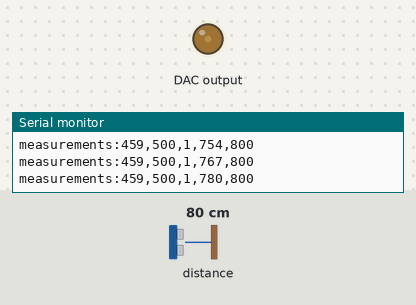
This sketch was run on a simulated Arduino Uno, built with avr-gcc and run on an emulated ATmega328P. On the bench: output pins drawn as LEDs (lit = HIGH), the last lines printed to the serial monitor. Wiring (inferred from the names in the program): MCP4725 DAC at I2C address 0x60. The test bench sets the inputs (shaded band); at power-on: distance to the obstacle 80 cm.

Above: at 3.1 s.
At 11.9 s:
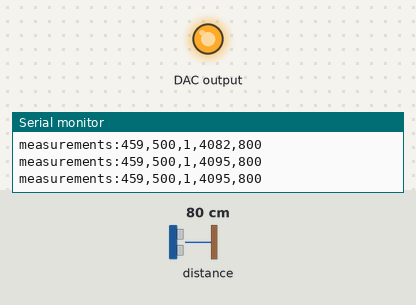
At 26.3 s:
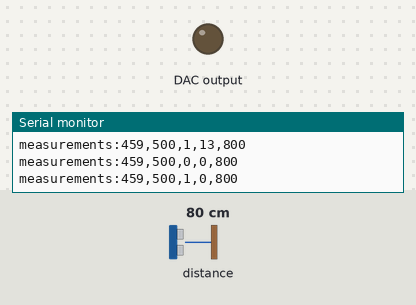
At 37.92 s:
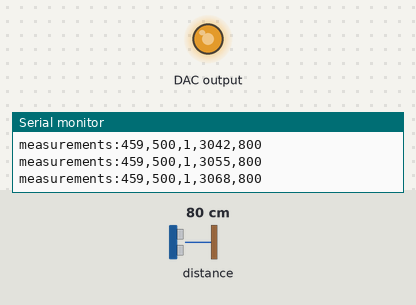
Timing chart, 0 to 40.0 s (numbered marks = the images above):
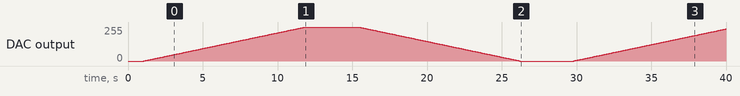

The sketch:

data2csv3.ino
```cpp
#include <VL53L0X.h>
#include <Wire.h>

VL53L0X sensor;
uint8_t MCP4725_ADDRESS = 0x60;  // mcp4725 address

// get milli order dt data of Arduiono
int getMilliDt();
// get distance data from VL53L0X
int getDistance();
// set DAC-out voltage
void setDac(uint16_t target);
// for PAM input
void setVinTrapezium(int minimum, int maximum, float slope, int holdTime);
// serial communication, send to processing
void scA2P();

const int mass = 459;  // default mass is 99 [g]
const int eprSpeed = 500;  // default eprSpeed is 500 [mV/s]
int eprVin = 0;  // default eprVin is 0

bool isMeasuring = false; // measure and send: true, finish measuring: false

int wavePhase = 0;  // flag for PAM input
int waveHoldTimer = 0;  // timer for PAM input

void setup() {
  Serial.begin(115200);

  Wire.begin();
  sensor.setTimeout(500);
  if(!sensor.init()){
    Serial.println("Failed to detect and initialize VL53L0X");
    while(1){}
  }
  sensor.startContinuous();

  delay(1000);
  getMilliDt(); // initial dt is long, call in setup() to avoid bringing long initial dt to loop()
}

void loop() {
  setDac(eprVin);
  scA2P();

  int dV = eprSpeed * getMilliDt() * 0.0008192;
  setVinTrapezium(0, 4095, dV, 100);
}

// get milli order dt data of Arduino
int getMilliDt(){
  static int pre = 0;
  int dt = (float)(millis() - pre);
  pre = millis();
  return dt;
}

// get distance data from VL53L0X
int getDistance(){
  int dist = sensor.readRangeContinuousMillimeters();
  if (sensor.timeoutOccurred()) {
    Serial.print("VL53L0X is timeouted");
  }
  return dist;
}

// set DAC-out voltage
void setDac(uint16_t target){
  uint8_t low = target & 0xff;
  uint8_t high = (target >> 8) & 0x0f;

  Wire.beginTransmission(MCP4725_ADDRESS);
  Wire.write(high);
  Wire.write(low);
  Wire.endTransmission();
}

// for PAM input
void setVinTrapezium(int minimum, int maximum, float slope, int holdTime){
    switch(wavePhase){
    case 0: // lamp up
      if(eprVin < maximum){
        eprVin += slope;
        if(eprVin >= maximum){
          eprVin = maximum;
        }
      }else{
        wavePhase++;
      }
      break;
    case 1: // hold max
      if(waveHoldTimer < holdTime){
        eprVin = maximum;
        waveHoldTimer++;
      }else{
        waveHoldTimer = 0;
        wavePhase++;
      }
      break;
    case 2: // lamp down
      if(eprVin > minimum){
        eprVin -= slope;
        if(eprVin <= minimum){
          eprVin = minimum;
        }
      }else{
        wavePhase++;
      }
      break;
    case 3: // hold min
      if(waveHoldTimer < holdTime){
        eprVin = minimum;
        waveHoldTimer++;
      }else{
        waveHoldTimer = 0;
        wavePhase = 0;
      }
      break;
    default:
      Serial.print("error");
      break;
  }
}

// serial communication, send to processing
void scA2P(){
  Serial.print("measurements:");  // watchword for communication
  Serial.print(mass);
  Serial.print(',');
  Serial.print(eprSpeed);
  Serial.print(',');
  Serial.print(getMilliDt());
  Serial.print(',');
  Serial.print(eprVin);
  Serial.print(',');
  Serial.print(getDistance());
  Serial.print('\n');
}
```
